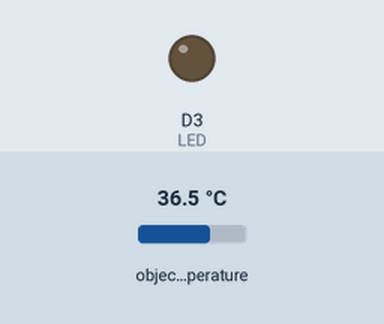
Simulated run of this sketch. Board: ESP8266 (NodeMCU). Shown: output pins drawn as LEDs (lit = HIGH). The inputs (shaded band) are chosen by the test bench; at power-on: object temperature 36.5 °C. WiFi joins after 1.5 s; servers stay silent unless stated; no MQTT or app messages arrive unless stated; what the sketch prints to the serial monitor is not drawn.

Above: at 2.7 s.
2.8 s: object temperature set to 37.1 °C
4.3 s: object temperature set to 37.8 °C
At 5.8 s:
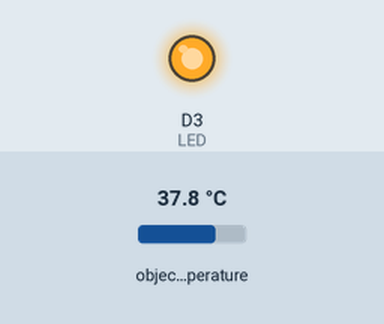
6.2 s: object temperature set to 26 °C
At 6.9 s:
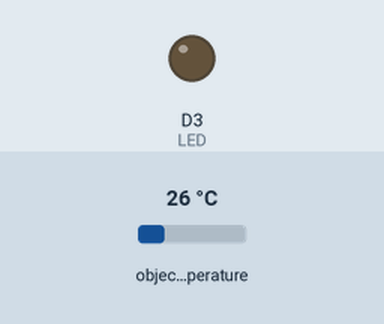
7.8 s: object temperature set to 39 °C
At 8.2 s:
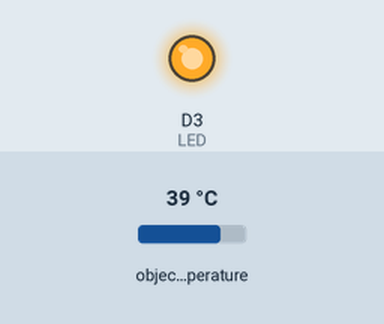
Timing chart, 0 to 10.4 s (numbered marks = the images above; inputs shaded):
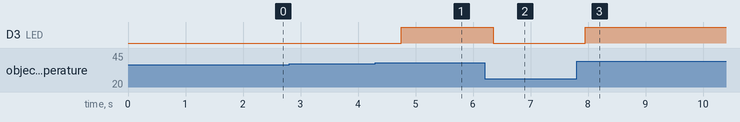

The sketch:

main.ino
```cpp
#include <Wire.h>
#include <ESP8266WiFi.h>
#include <PubSubClient.h>
#include <Adafruit_MLX90614.h>

// ===== CONFIG SENSOR =====
Adafruit_MLX90614 mlx = Adafruit_MLX90614();
float ultimaTempValida = 0;

// ===== PINO DO LED =====
#define LED D3

// ===== CONFIG WIFI =====
const char* ssid = "Ravena 2G";
const char* password = "41956032851";

// ===== CONFIG MQTT =====
const char* mqttServer = "575a6b7357464859a796ab1c3cab0064.s1.eu.hivemq.cloud";
const int mqttPort = 8883;
const char* mqttUser = "ravena";
const char* mqttPassword = "NodeMCU2025#";
const char* topic = "ravena/temperatura";

WiFiClientSecure espClient;
PubSubClient client(espClient);

// ===== INTERVALO DE LEITURA =====
unsigned long lastTime = 0;
const long interval = 800; // ms

// ===== FUNÇÃO CONECTAR WIFI =====
void setupWiFi() {
  Serial.print("Conectando ao WiFi ");
  Serial.println(ssid);

  WiFi.begin(ssid, password);
  while (WiFi.status() != WL_CONNECTED) {
    delay(500);
    Serial.print(".");
  }
  Serial.println("\nWiFi conectado!");
}

// ===== FUNÇÃO CONECTAR MQTT =====
void reconnectMQTT() {
  while (!client.connected()) {
    Serial.print("Conectando ao MQTT... ");
    if (client.connect("NodeMCUClient", mqttUser, mqttPassword)) {
      Serial.println("Conectado!");
    } else {
      Serial.print("Falhou, rc=");
      Serial.print(client.state());
      Serial.println(" Tentando novamente em 3s...");
      delay(3000);
    }
  }
}

void setup() {
  Serial.begin(115200);

  Wire.begin(D2, D1); // I2C -> SDA = D2, SCL = D1

  pinMode(LED, OUTPUT);
  digitalWrite(LED, LOW);

  if (!mlx.begin()) {
    Serial.println("Erro ao iniciar MLX90614!");
    while (1);
  }

  setupWiFi();
  espClient.setInsecure(); // TLS sem certificado
  client.setServer(mqttServer, mqttPort);

  Serial.println("Sistema inicializado!");
}

void loop() {
  // ===== RECONEXÃO WIFI =====
  if (WiFi.status() != WL_CONNECTED) setupWiFi();

  // ===== RECONEXÃO MQTT =====
  if (!client.connected()) reconnectMQTT();
  client.loop();

  unsigned long now = millis();
  if (now - lastTime >= interval) {
    lastTime = now;

    // ===== MEDIÇÃO TEMPO DO SENSOR =====
    unsigned long tempoInicioSensor = micros();
    float leitura;
    int tentativas = 0;

    do {
      leitura = mlx.readObjectTempC();
      tentativas++;
      if (isnan(leitura) || leitura < 20 || leitura > 45) delay(50);
    } while ((isnan(leitura) || leitura < 20 || leitura > 45) && tentativas < 3);

    unsigned long tempoFimSensor = micros();
    unsigned long tempoSensor = tempoFimSensor - tempoInicioSensor;

    Serial.print("Tempo de resposta MLX90614: ");
    Serial.print(tempoSensor);
    Serial.println(" us");

    if (isnan(leitura) || leitura < 20 || leitura > 45) {
      Serial.print("Leitura inválida após 3 tentativas: ");
      Serial.println(leitura);
      return;
    }

    ultimaTempValida = leitura;

    Serial.print("Temperatura Corporal: ");
    Serial.print(ultimaTempValida);
    Serial.println(" °C");

    // ===== MEDIÇÃO TEMPO DO LED =====
    unsigned long tempoInicioLED = micros();

    if (ultimaTempValida > 37.5) {
      digitalWrite(LED, HIGH);
      Serial.println("⚠️ Febre detectada!");
    } else {
      digitalWrite(LED, LOW);
    }

    unsigned long tempoFimLED = micros();
    unsigned long tempoLED = tempoFimLED - tempoInicioLED;

    Serial.print("Tempo de resposta LED: ");
    Serial.print(tempoLED);
    Serial.println(" us");

    // ===== PUBLICAÇÃO MQTT =====
    char payload[8];
    dtostrf(ultimaTempValida, 4, 2, payload);
    client.publish(topic, payload);
  }
}
```

Measured:
- the behaviour switches between 37.5 and 37.6 °C on object temperature (found by bisection; images 0 and 1)
- after the input at 2.8 s, every drawn part: stays the same
- after the input at 4.3 s, D3 (LED): LOW → HIGH after 0.46 s
- after the input at 6.2 s, D3 (LED): HIGH → LOW after 0.16 s
- after the input at 7.8 s, D3 (LED): LOW → HIGH after 0.16 s
